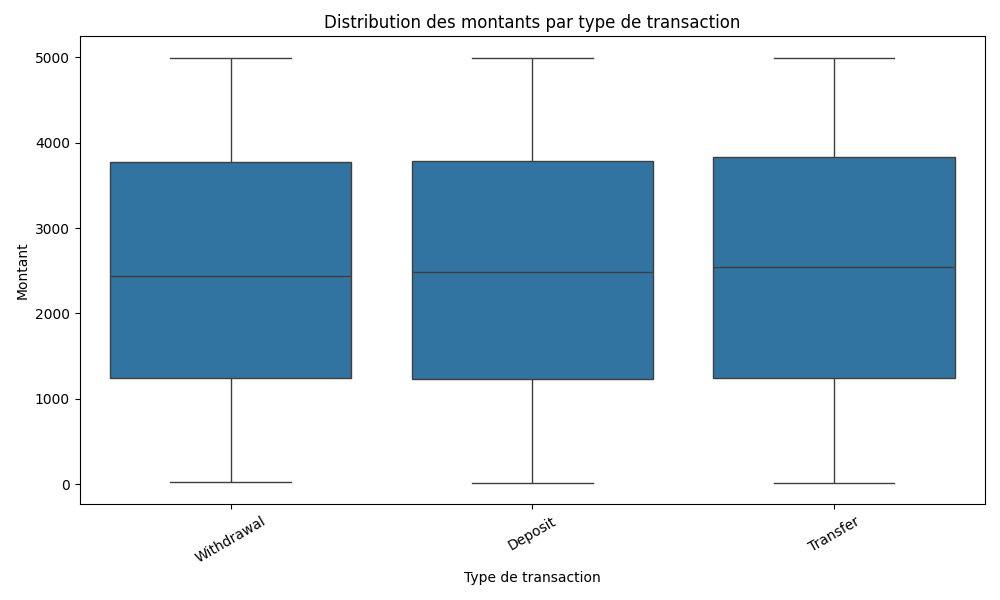

Write the Python code that produced this figure.
import pandas as pd
import matplotlib.pyplot as plt
import numpy as np
import seaborn as sns
from sqlalchemy import create_engine

engine = create_engine("postgresql://analyst:password123@localhost:5432/bank_analytics")

df = pd.read_sql('SELECT * FROM transactions', engine)

plt.figure(figsize=(10, 6))
sns.boxplot(
    data=df,
    x="transaction_type",   # catégories en X
    y="amount"              # montants en Y
)

plt.title("Distribution des montants par type de transaction")
plt.xlabel("Type de transaction")
plt.ylabel("Montant")
plt.xticks(rotation=30)
plt.tight_layout()

plt.show()
